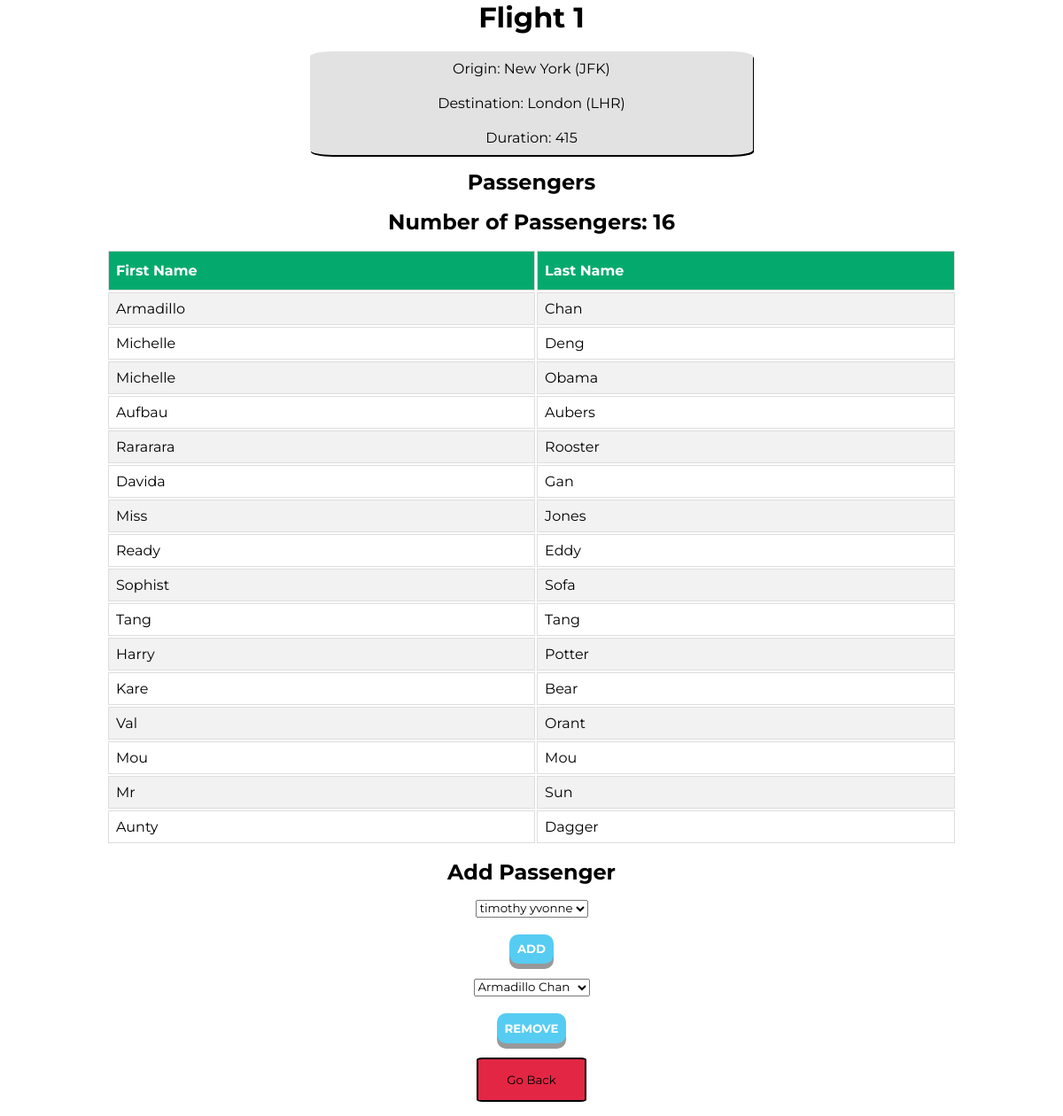
The page /flights/1 on the database its author committed.
### flights/models.py (models this page shows, shortened)
class Flight(models.Model):
    origin = models.ForeignKey(Airport, on_delete=models.CASCADE, related_name='departures') #if you delete an aiport, it will delete the flight
    destination = models.ForeignKey(Airport, on_delete=models.CASCADE, related_name='arrivals')
    duration = models.IntegerField()

class Airport(models.Model):
    code = models.CharField(max_length=3)
    city = models.CharField(max_length=64)
    city_link = models.URLField(max_length=128, default='www.google.com')
    image = models.ImageField(upload_to=None, height_field=None, width_field=None, max_length=100, blank=True)
    def __str__(self):
        return f"{self.city} ({self.code})"

class Passenger(models.Model):
    first = models.CharField(max_length=64)
    last = models.CharField(max_length=64)
    flights = models.ManyToManyField(Flight, blank=True, related_name="passengers")
    ticketprice = models.DecimalField(max_digits=6, decimal_places=2, default=100.00)
    MALE = "Male"
    FEMALE = "Female"
    PRIVATE = "Private"
    Choices = [
        ("male", MALE),
        ("female", FEMALE),
        ("private", PRIVATE)
    ]
    gender = models.CharField(max_length=8, choices=Choices, default="private", blank=True)
    def __str__(self):
        return f"{self.first} {self.last}"

### flights/views.py (the view)
# urls.py: path("<int:flight_id>", views.flight, name="flight"),
def flight(request, flight_id):
    over = True
    max_id = Flight.objects.last().id
    if flight_id <= max_id:
        flight = Flight.objects.get(pk=flight_id)
        return render(request, "flights/flight.html" ,{
            "flight": flight,
            "over": over,
            "passengers": flight.passengers.all(),
            "num": len(flight.passengers.all()),
            "non_passengers": Passenger.objects.exclude(flights=flight).all()
        })
    else:
        over = False
        return render(request, "flights/flight.html" ,{
            "over": over
        })

### flights/templates/flights/flight.html (shortened to what this page needs)
{% extends "flights/layout.html" %}
{% load static %}
{% block title %}
<link rel="stylesheet" href="{% static 'flights/styles.css' %}">
{% endblock %}
{% block body %}
{% if over %}
    <div class="header">
        <h1>Flight {{flight.id}}</h1>
    </div>
    <br>
    <div class="flights">
        <ul class="flight-list">
            <li><a href="{{flight.origin.city_link}}">Origin: {{flight.origin}}</a></li>
            <li><a href="{{flight.destination.city_link}}">Destination: {{flight.destination}}</a></li>
            <li>Duration: {{flight.duration}}</li>
        </ul>
    </div>
    <h2 class="center">Passengers</h2>
    <h2 class="center">Number of Passengers: {{num}}</h2>
    <div class="passengers">
        {% if passengers %}
            <table id="passenger-list">
                <tr>
                    <th>First Name</th>
                    <th>Last Name</th>
                </tr>
                {% for passenger in passengers %}
                <tr>
                    <td>{{passenger.first}}</td>
                    <td>{{passenger.last}}</td>
                </tr>
                {% endfor %}
            </table>
        {% else %}
            <p>No Passengers</p>
        {% endif %}
    </div>
{% else %}
    <p>No Flight of that Index</p>
{% endif %}
{% if non_passengers %}
    <h2 class="center">Add Passenger</h2>
    <div class="center">
        <form action="{% url 'airport:book' flight.id %}" method="post">
            <select name="passengeradd" id="">
                {% for passenger in non_passengers %}
                <option value="{{passenger.id}}">{{passenger}}</option>
                {% endfor %}
            </select>
            <br>
            <br>
            <input type="submit" class="btn-primary btn" value="ADD">
        </form>
    </div>
{% else %}
    <h2 class="center">No More Passengers Available To Add</h2>
{% endif %}
{% if passengers %}
    <div class="center">
        <form action="{% url 'airport:book' flight.id %}" method="post">
            <select name="passengerremove" id="">
                {% for passenger in passengers %}
                <option value="{{passenger.id}}">{{passenger}}</option>
                {% endfor %}
            </select>
            <br>
            <br>
            <input type="submit" class="btn-primary btn" value="REMOVE">
        </form>
    </div>
{% else %}
    <h2 class="center">No Passengers To Remove</h2>
{% endif %}
<div class="center">
    <a href="{% url 'airport:index' %}"><button class="btn-main">Go Back</button></a>
</div>
{% endblock %}

### flights/static/flights/styles.css (style rules this page uses)
* { margin: 0; padding: 0; font-family: "Montserrat"; }
.flight-list { list-style-type: none; display: flex; flex-direction: column; justify-content: center; }
.flight-list li { margin-left: auto; margin-right: auto; margin-bottom: 20px; justify-content: center; }
.flight-list li:last-child { margin-bottom: 0; }
.flights { margin: auto; width: 40%; background-color: #E1E2E1; border: 1px black; border-radius: 5%; padding: 10px; box-shadow: 1px 2px; display: flex; flex-direction: column; justify-content: center; }
.header { margin: auto; width: 50%; margin-bottom: 2%; display: inline; justify-content: center; text-align: center; width: auto; }
.btn-main { border: 2px solid black; background-color: #E32643; padding: 15px 32px; text-align: center; display: inline-block; border-radius: 5%; transition: ease-in 0.5s; }
.center { display: block; margin: auto; width: 50%; text-align: center; margin-top: 1rem; margin-bottom: 1rem; }
a:link { text-decoration: none; color: #000000; }
#passenger-list { font-family: Arial, Helvetica, sans-serif; border-collapse: separate; width: 80%; margin: auto; }
#passenger-list td, #passenger-list th { border: 1px solid #ddd; padding: 8px; text-transform: capitalize; }
#passenger-list tr:nth-child(even) { background-color: #f2f2f2; }
#passenger-list th { padding-top: 12px; padding-bottom: 12px; text-align: left; background-color: #04AA6D; color: white; }
.btn-primary { color: white; background-color: #56CCF2; border: none; border-radius: 10px; font-weight: bold; box-shadow: 0 6px #999; }
.btn { text-align: center; vertical-align: middle; padding: .67em; cursor: pointer; }

### rows shown on the page
Flight: id "1", origin "New York (JFK)", destination "London (LHR)", duration "415"
Passenger: first "Armadillo", last "Chan"
Passenger: first "Michelle", last "Deng"
Passenger: first "Michelle", last "Obama"
Passenger: first "Aufbau", last "Aubers"
Passenger: first "Rararara", last "Rooster"
Passenger: first "Davida", last "Gan"
Passenger: first "Miss", last "Jones"
Passenger: first "Ready", last "Eddy"
Passenger: first "Sophist", last "Sofa"
Passenger: first "Tang", last "Tang"
Passenger: first "Harry", last "Potter"
Passenger: first "Kare", last "Bear"
Passenger: first "Val", last "Orant"
Passenger: first "Mou", last "Mou"
Passenger: first "Mr", last "Sun"
Passenger: first "Aunty", last "Dagger"

### other values the page prints
{{ num }} "16"
form field passengeradd "timothy yvonne"
form field passengerremove "Armadillo Chan"
